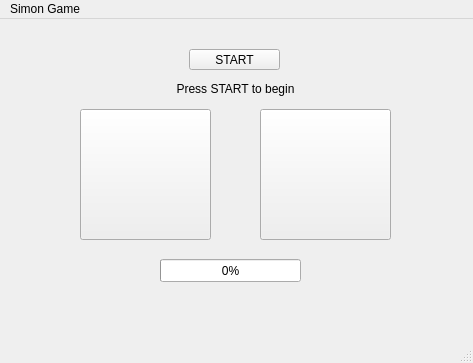
<?xml version="1.0" encoding="UTF-8"?>
<ui version="4.0">
 <class>MainWindow</class>
 <widget class="QMainWindow" name="MainWindow">
  <property name="geometry">
   <rect>
    <x>0</x>
    <y>0</y>
    <width>473</width>
    <height>363</height>
   </rect>
  </property>
  <property name="windowTitle">
   <string>MainWindow</string>
  </property>
  <widget class="QWidget" name="centralwidget">
   <widget class="QPushButton" name="button_Start">
    <property name="geometry">
     <rect>
      <x>189</x>
      <y>30</y>
      <width>91</width>
      <height>21</height>
     </rect>
    </property>
    <property name="text">
     <string>START</string>
    </property>
   </widget>
   <widget class="QPushButton" name="button_Red">
    <property name="geometry">
     <rect>
      <x>80</x>
      <y>90</y>
      <width>131</width>
      <height>131</height>
     </rect>
    </property>
    <property name="autoFillBackground">
     <bool>false</bool>
    </property>
    <property name="text">
     <string/>
    </property>
   </widget>
   <widget class="QPushButton" name="button_Blue">
    <property name="geometry">
     <rect>
      <x>260</x>
      <y>90</y>
      <width>131</width>
      <height>131</height>
     </rect>
    </property>
    <property name="text">
     <string/>
    </property>
   </widget>
   <widget class="QProgressBar" name="progressBar">
    <property name="geometry">
     <rect>
      <x>160</x>
      <y>240</y>
      <width>141</width>
      <height>23</height>
     </rect>
    </property>
    <property name="value">
     <number>0</number>
    </property>
   </widget>
   <widget class="QLabel" name="label_GameState">
    <property name="geometry">
     <rect>
      <x>160</x>
      <y>60</y>
      <width>151</width>
      <height>20</height>
     </rect>
    </property>
    <property name="layoutDirection">
     <enum>Qt::LayoutDirection::LeftToRight</enum>
    </property>
    <property name="text">
     <string>Press START to begin</string>
    </property>
    <property name="alignment">
     <set>Qt::AlignmentFlag::AlignCenter</set>
    </property>
   </widget>
  </widget>
  <widget class="QMenuBar" name="menubar">
   <property name="geometry">
    <rect>
     <x>0</x>
     <y>0</y>
     <width>473</width>
     <height>19</height>
    </rect>
   </property>
   <widget class="QMenu" name="menuSimon_Game">
    <property name="title">
     <string>Simon Game</string>
    </property>
   </widget>
   <addaction name="menuSimon_Game"/>
  </widget>
  <widget class="QStatusBar" name="statusbar"/>
 </widget>
 <resources/>
 <connections/>
</ui>
